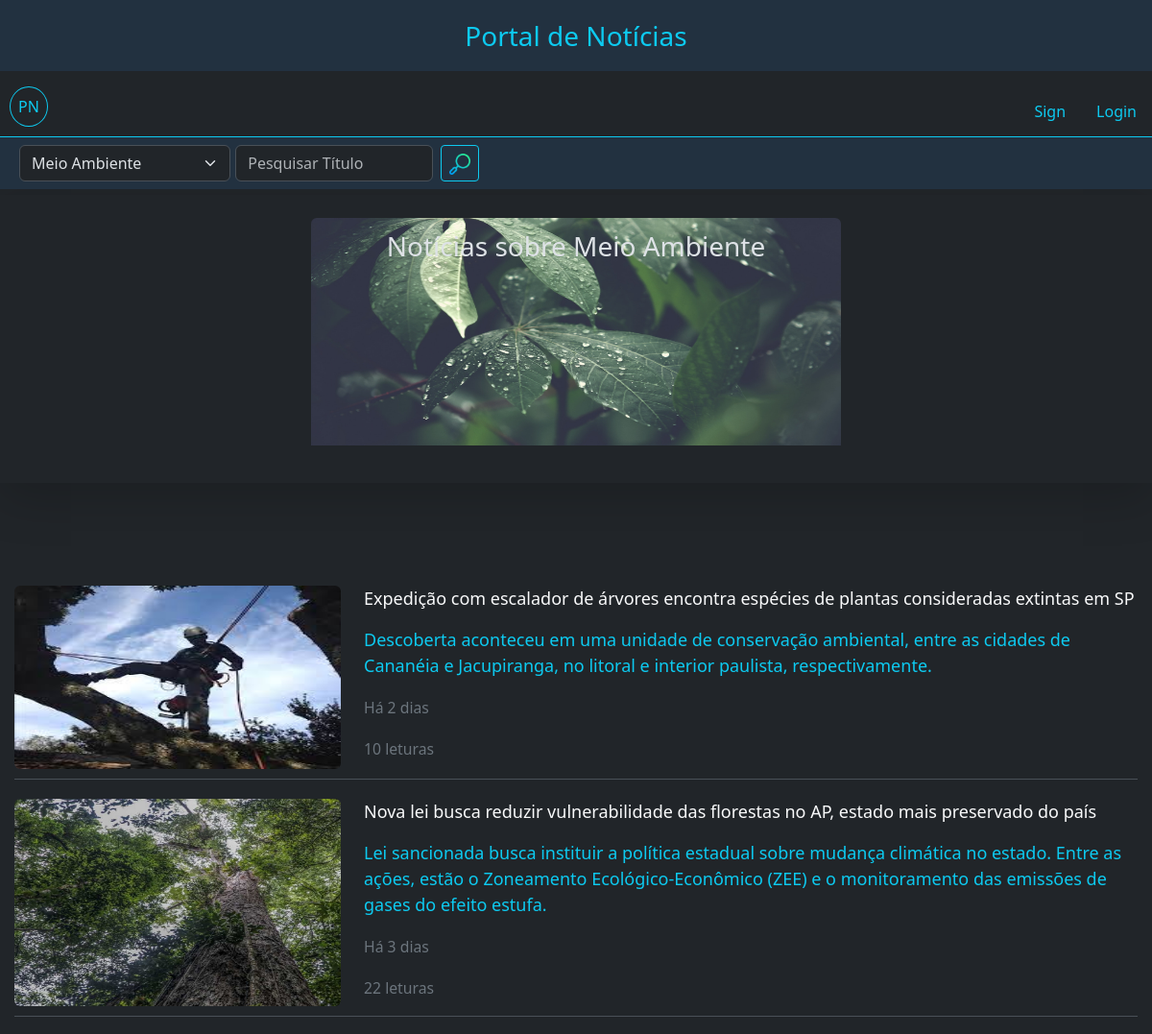
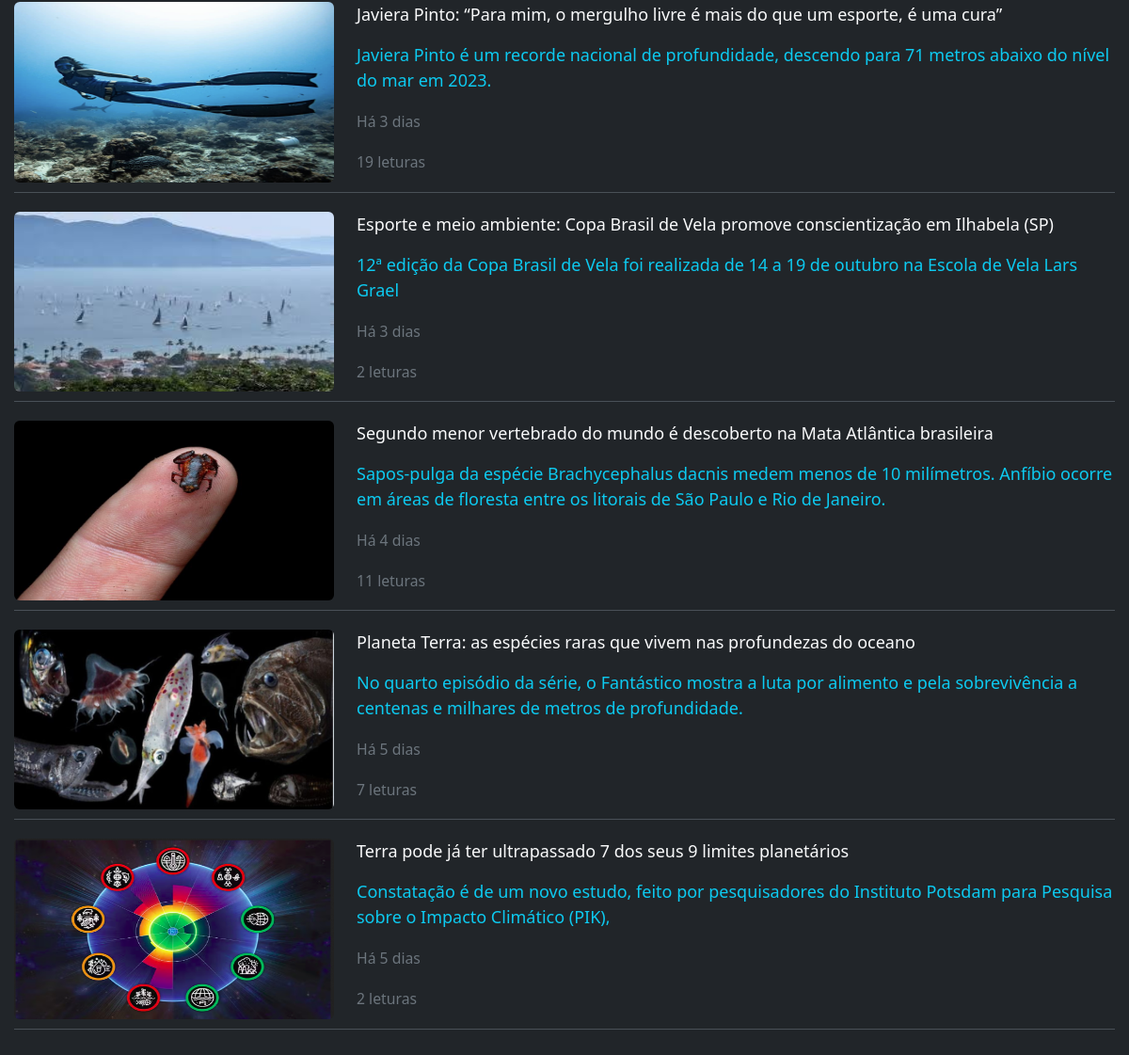
The app's page /portal/?categoria=2, older data (2 pictures, top to bottom).
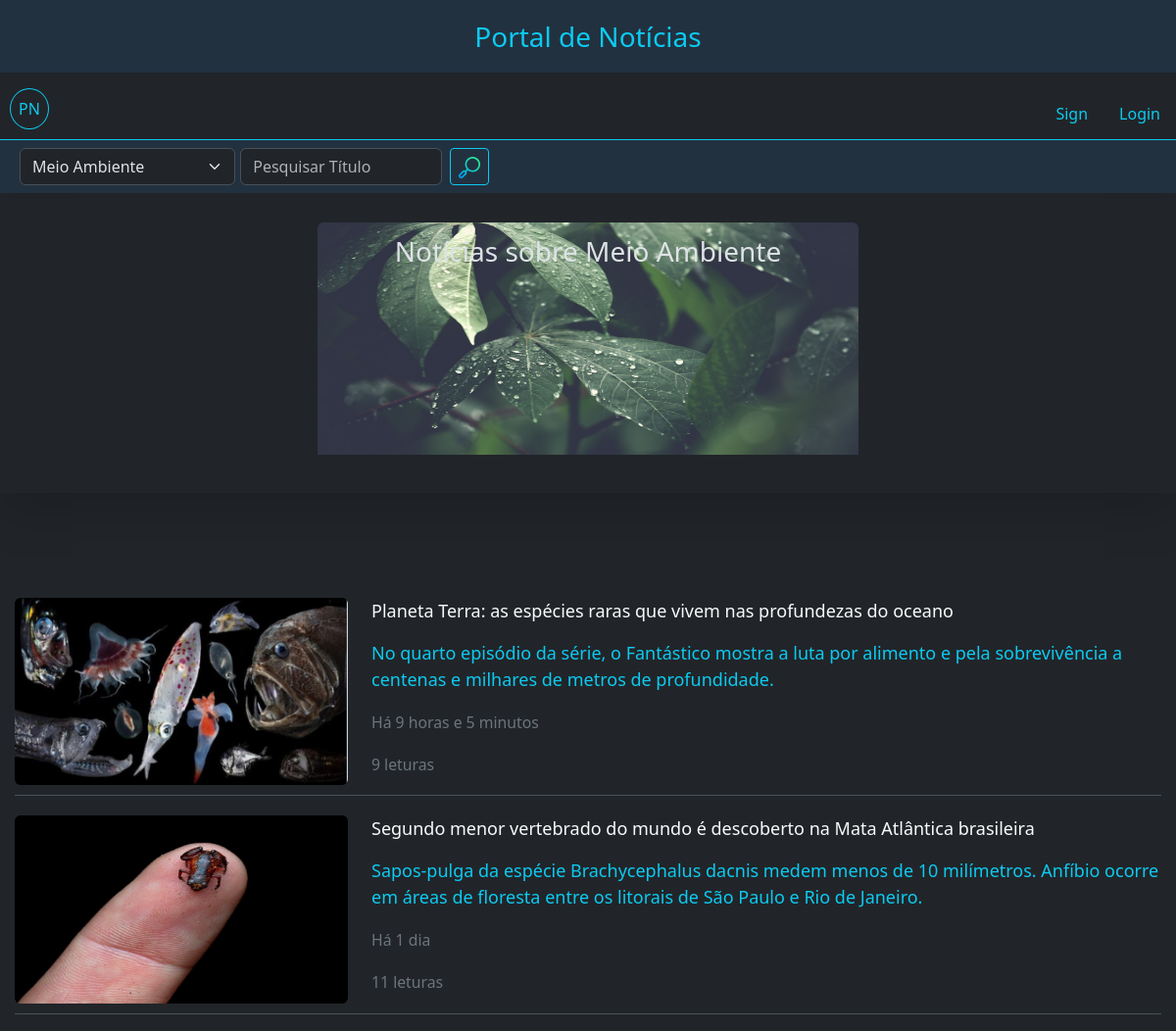
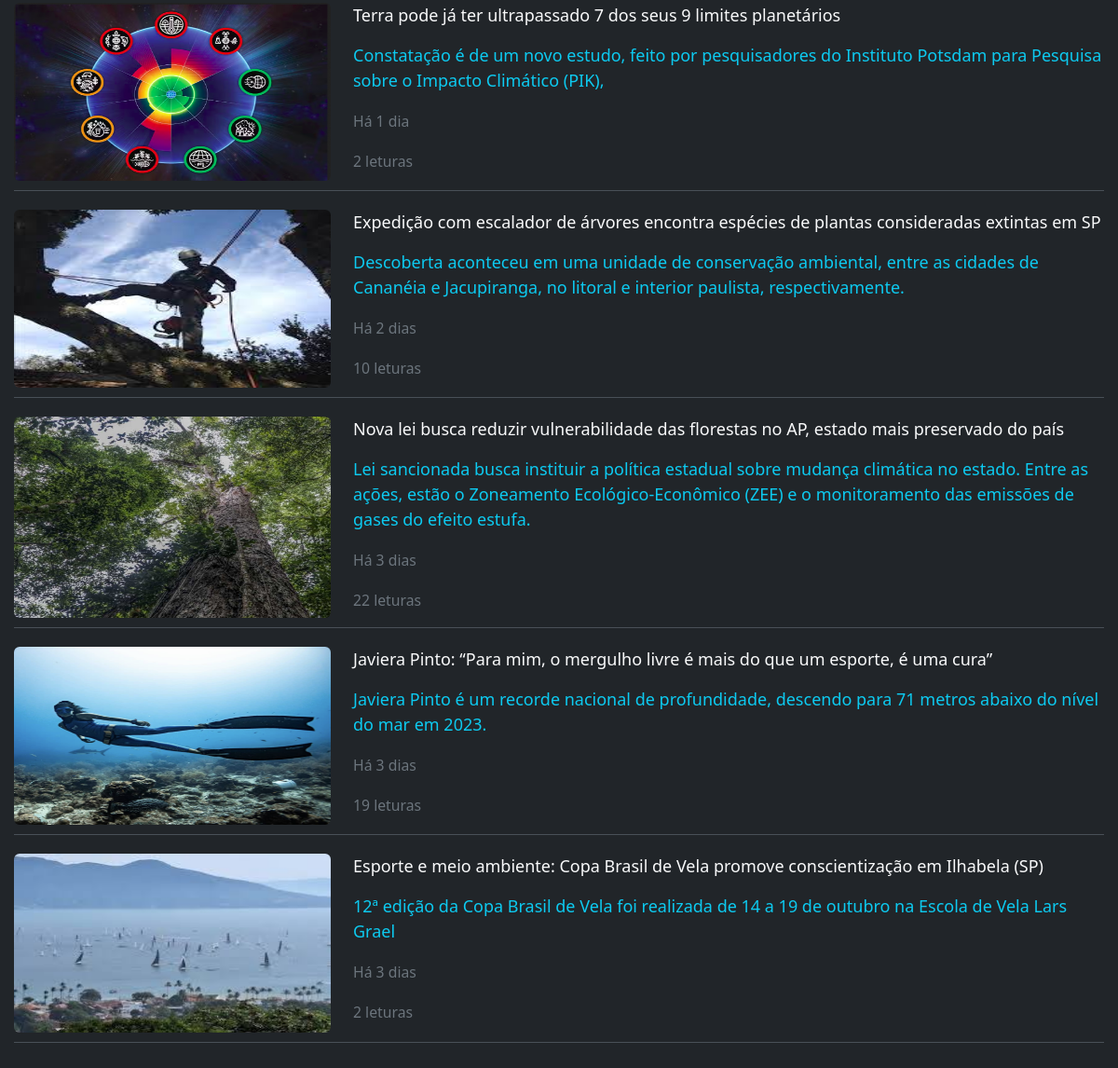
The same page, newer data (2 pictures, top to bottom).
### app_noticias/models.py (models this page shows, shortened)
class Categoria(models.Model):
    nome = models.CharField('Categoria', max_length=30, unique=True)
    imagem = models.ImageField(upload_to='', blank=True, null=True)
    criado_em = models.DateField(auto_now_add=True)

class Noticia(models.Model):
    titulo = models.CharField('Título', max_length=100, unique=True,  null=True)
    slug = models.SlugField(max_length=100, editable=False, unique=True, null=True)
    subtitulo = models.CharField('Subtítulo', max_length=300, null=True )
    conteudo= models.TextField('Conteúdo', max_length=3000)
    criada_em = models.DateTimeField('Criada em', help_text='dd/mm/yyyy hh:MM', auto_now_add=True)
    atualizada_em = models.DateTimeField('Atualizada', help_text='dd/mm/yyyy hh:MM', auto_now_add=True)
    imagem = models.ImageField(upload_to='', blank=True)
    autor = models.ForeignKey(User, on_delete=models.RESTRICT, editable=False)
    categoria = models.ManyToManyField(Categoria)
    publicada_em = models.DateTimeField('Publicada em', help_text='dd/mm/yyyy hh:MM', null=True, editable=False)
    publicada = models.BooleanField('Publicada', default=False)
    num_visualizacoes = models.IntegerField(default=0, verbose_name='Número de visualizações', editable=False)
    fonte_informacao = models.CharField('Fonte', max_length=400, null=True )
    def _calcular_tempo_da_atualizacao(self) -> str:
        '''
        Calculo do tempo de atualização da notícia:
        '''
        return calcular_tempo_decorrido(self.atualizada_em)
    atualizacao_tempo = property(_calcular_tempo_da_atualizacao)
    def _calcular_tempo_da_publicacao(self) -> str:
        return calcular_tempo_decorrido(self.publicada_em)
    publicacao_tempo = property(_calcular_tempo_da_publicacao)
    def _paragrafos(self) -> list[str]:
        '''
        Transforma o conteúdo da notícia em parágrafos.
        '''
        return self.conteudo.split('\n')
    paragrafos = property(_paragrafos)
    class Meta:
        db_table = 'noticias'
        permissions = [
            ("pode_publicar", "Permissão atribuida à Editores para a publicação da Notícia"),
        ]

### app_noticias/views.py (the view)
# urls.py: path("portal/", HomeListView.as_view(), name='home'),
class HomeListView(NoticiasBaseListView):
    template_name = 'home.html'
    publicada = True
    def get_queryset(self):
        filtragem = self.get_filtragem()
        return Noticia.objects.filter(**filtragem).order_by('-publicada_em')

### app_noticias/context_processors.py (called while the page is built)
def user_permissions(request):
    return {
        'is_editor': request.user.groups.filter(name='Editores').exists(),
        'is_author': request.user.groups.filter(name='Autores').exists(),
    }

### app_noticias/views.py (called while the page is built)
    def get(self, request, *args, **kwargs):
        categoria_querystring = self.request.GET.get('categoria', 0)
        if categoria_querystring:
            self.categoria_pesquisada = int(categoria_querystring)
        return render(request, self.template_name, {
            'titulo_pesquisado': self.titulo_pesquisado,
            'categoria_pesquisada': self.categoria_pesquisada,
            'categorias': Categoria.objects.all(),
            'noticias': self.get_queryset(),
        })

    def get_filtragem(self):
        filtragem = {}
        if self.titulo_pesquisado:
            filtragem['slug__contains'] = slugify(self.titulo_pesquisado)
        if self.categoria_pesquisada != 0:
            filtragem['categoria'] = int(self.categoria_pesquisada)
        if self.publicada:
            filtragem['publicada'] = self.publicada
        return filtragem

### app_noticias/templates/home.html
{% extends "base.html" %}
{% load django_bootstrap5 %}
{% load static %}
{% block content %}
<div class="position-fixed w-100" style="z-index: 10;">
    {% include "search.html" %}
</div>
<div style="height: 60px;"></div>
<div class="d-none d-md-block ">
    {% include "carrossel.html" %}
</div>
<div style="margin-top: 60px; padding: 15px;">
    <div class="justify-content-center row mt-3">
        <div class=" mt-3 mb-3">
            {% include "noticia_card.html" %}
        </div>
    </div>
</div>
{% endblock %}

### app_noticias/templates/carrossel.html (shortened to what this page needs)
{% load django_bootstrap5 %}
{% load static %}
{% static 'media' as media_url %}
<div class=" shadow-lg w-100 justify-content-center d-flex " style=" height: 300px;">
    <div id="carouselExampleControls" data-bs-ride="carousel" class="carousel slide w-50 p-4 ">
        <div class="carousel-inner rounded" style=" height: 250px; ">
            {% if categoria_pesquisada == 0 %}
            {% for uma_categoria in categorias %}
            <a href="{% url 'home' %}?categoria={{uma_categoria.id}}" class="text-decoration-none text-light">
                <div class="carousel-item active ratio ratio-21x9" style="object-fit: contain;">
                    <img src="{{media_url}}/{{uma_categoria.imagem}}" alt="{{uma_categoria.nome}}"
                        class="d-block w-100">
                    <p class=" fs-3 text-center p-2">Notícias sobre {{uma_categoria.nome}}</p>
                </div>
            </a>
            {% endfor %}
            {% else %}
            {% for uma_categoria in categorias %}
            {% if categoria_pesquisada == uma_categoria.id %}
            <div class="ratio ratio-21x9" style="object-fit: contain;">
                <img src="{{media_url}}/{{uma_categoria.imagem}}" alt="{{uma_categoria.nome}}" class="d-block w-100">
                <p class=" fs-3 text-center p-2">Notícias sobre {{uma_categoria.nome}}</p>
            </div>
            {% endif %}
            {% endfor %}
            {% endif %}
        </div>
    </div>
</div>

### app_noticias/templates/noticia_card.html (shortened to what this page needs)
{% load django_bootstrap5 %}
{% load static %}
{% static 'media' as media_url %}
{% for uma_noticia in noticias %}
<a href="{% url 'noticia-detail' uma_noticia.slug %}" class="  text-decoration-none">
    <div class=" d-flex border-bottom " style="margin-bottom: 20px; flex-wrap: wrap; padding: 0;">
        <div class="ratio ratio-16x9 " style="object-fit: contain; max-width: 340px;   margin-bottom: 10px;">
            <img src="{{media_url}}/{{uma_noticia.imagem}}" alt="{{uma_noticia.titulo}}" class="w-100 rounded">
        </div>
        <div class="col">
            <p class="ms-4 responsive text-light ">{{uma_noticia.titulo}}</p>
            <p class="ms-4  responsive text-info ">{{uma_noticia.subtitulo}}</p>
            {% if uma_noticia.publicacao_tempo == 'agora' %}
            <p class="ms-4 responsive text-secondary text-capitalize"><small>{{uma_noticia.publicacao_tempo}}</small>
            </p>
            {% else %}
            <p class="ms-4 responsive text-secondary"><small>Há {{uma_noticia.publicacao_tempo}}</small></p>
            {% if uma_noticia.num_visualizacoes == 0 %}
            <p class="ms-4 responsive text-secondary"><small>Não lida</small></p>
            {% else %}
            <p class="ms-4 responsive text-secondary"><small>{{ uma_noticia.num_visualizacoes }}
                    letura{{ uma_noticia.num_visualizacoes|pluralize }}</small></p>
            {% endif %}
            {% endif %}
        </div>
    </div>
</a>
{% endfor %}

Row changes from the older to the newer data that the page shows:
changed Noticia "Planeta Terra: as espécies raras que vivem nas profundezas do oceano": publicacao_tempo "5 dias" → "9 horas e 5 minutos"; num_visualizacoes "7" → "9"; moves up the list
changed Noticia "Segundo menor vertebrado do mundo é descoberto na Mata Atlântica brasileira": publicacao_tempo "4 dias" → "1 dia"; moves up the list
changed Noticia "Terra pode já ter ultrapassado 7 dos seus 9 limites planetários": publicacao_tempo "5 dias" → "1 dia"; moves up the list
